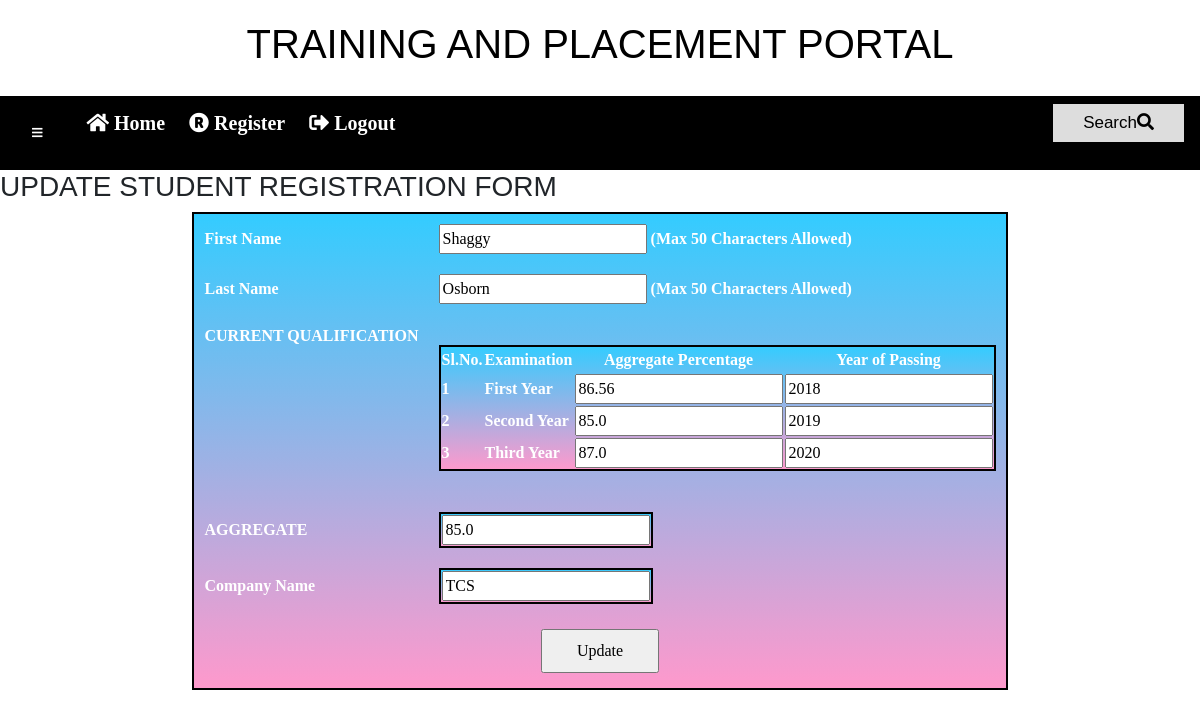
The page /pedit/15 on the database its author committed.
### basic_app/models.py (models this page shows)
class Placed_student(models.Model):
	Username = models.CharField(max_length=100)
	FirstName = models.CharField(max_length=100)
	LastName = models.CharField(max_length=100)
	EmailID = models.EmailField()
	MobileNumber = models.CharField(max_length=100)
	Fagg_percentage = models.FloatField(max_length=100)
	F_YroPassing = models.CharField(max_length=100)
	Sagg_percentage = models.FloatField(max_length=100)
	S_YroPassing = models.CharField(max_length=100)
	Tagg_percentage = models.FloatField(max_length=100)
	T_YroPassing = models.CharField(max_length=100)
	Total = models.FloatField(max_length=100)
	Company_name=models.CharField(max_length=100)
	class Meta:
		db_table = "place_student"

### basic_app/views.py (the view)
# urls.py: path('pedit/<int:id>',views.pedit,name='pedit'),
def pedit(request,id):
    s_edit=Placed_student.objects.get(id=id)
    return render(request,'pedit.html',{'s_edit':s_edit})

### basic_app/templates/basic_app/pedit.html (shortened to what this page needs)
<!DOCTYPE html>
{% extends "base1.html" %}
{% load staticfiles %}
{% block content %}
<html>
<body>
</head>
<body>
  <div id = "container">
      <form id="myForm" class="Update-info" action ='/pupdate/{{s_edit.id}}' method="POST">
<h3>UPDATE STUDENT REGISTRATION FORM</h3>
<table align="center" cellpadding = "10">
    <tr>
<td>First Name</td>
<td><input type="text" name="FirstName" maxlength="50" value="{{s_edit.FirstName}}" required />
(Max 50 Characters Allowed)
</td>
</tr>
<tr>
<td>Last Name</td>
<td><input type="text" name="LastName" maxlength="50" value="{{s_edit.LastName}}" required />
(Max 50 Characters Allowed)
</td>
</tr>
<tr>
<td>CURRENT QUALIFICATION <br /><br /><br /><br /><br /><br /><br /></td>
<td>
<table>
<tr>
<td align="center"><b>Sl.No.</b></td>
<td align="center"><b>Examination</b></td>
<td align="center"><b>Aggregate Percentage</b></td>
<td align="center"><b>Year of Passing</b></td>
</tr>
<tr>
<td>1</td>
<td>First Year</td>
<td><input type="text" name="Fagg_percentage" maxlength="30" value="{{s_edit.Fagg_percentage}}" required /></td>
<td><input type="text" name="F_YroPassing" maxlength="30" value="{{s_edit.F_YroPassing}}"  required /></td>
</tr>
<tr>
<td>2</td>
<td>Second Year</td>
<td><input type="text" name="Sagg_percentage" maxlength="30" value="{{s_edit.Sagg_percentage}}" required /></td>
<td><input type="text" name="S_YroPassing" maxlength="30" value="{{s_edit.S_YroPassing}}"  required /></td>
</tr>
<tr>
<td>3</td>
<td>Third Year</td>
<td><input type="text" name="Tagg_percentage" maxlength="30" value="{{s_edit.Tagg_percentage}}" required /></td>
<td><input type="text" name="T_YroPassing" maxlength="30" value="{{s_edit.T_YroPassing}}" required /></td>
</tr>
</table>
</td>
</tr>
<tr>
<td>AGGREGATE <br /></td>
<td>
<table>
<tr>
  <td>
    <input type="text" name="Total" maxlength="30" value="{{s_edit.Total}}" required>
  </td>
</tr>
</table>
</td>
</tr>
<tr>
<td>Company Name <br /></td>
<td>
<table>
<tr>
  <td>
    <input type="text" name="Company_name" maxlength="30" value="{{s_edit.Company_name}}" required>
  </td>
</tr>
</table>
</td>
</tr>
<tr>
<td colspan="2" align="center">
<input type="submit" value="Update">
</td>
</tr>
</table>
</form>
</div>
</body>
</html>
 {% endblock %}

### basic_app/templates/basic_app/base1.html (style rules this page uses)
body { margin: 0; font-family: Arial, Helvetica, sans-serif; }

### basic_app/templates/basic_app/pedit.html (style rules this page uses)
table { font-family: verdana; color:white; font-size: 16px; font-style: normal; font-weight: bold; background: linear-gradient(to bottom, #33ccff 0%, #ff99cc 100%); border-collapse: collapse; border: 2px solid #000000; }
input[type=submit], input[type=reset] { width: 15%; padding: 8px 12px; margin: 5px 0; box-sizing: border-box; }

### rows shown on the page
Placed_student: FirstName "Shaggy", LastName "Osborn", Fagg_percentage "86.56", F_YroPassing "2018", Sagg_percentage "85.0", S_YroPassing "2019", Tagg_percentage "87.0", T_YroPassing "2020", Total "85.0", Company_name "TCS"
